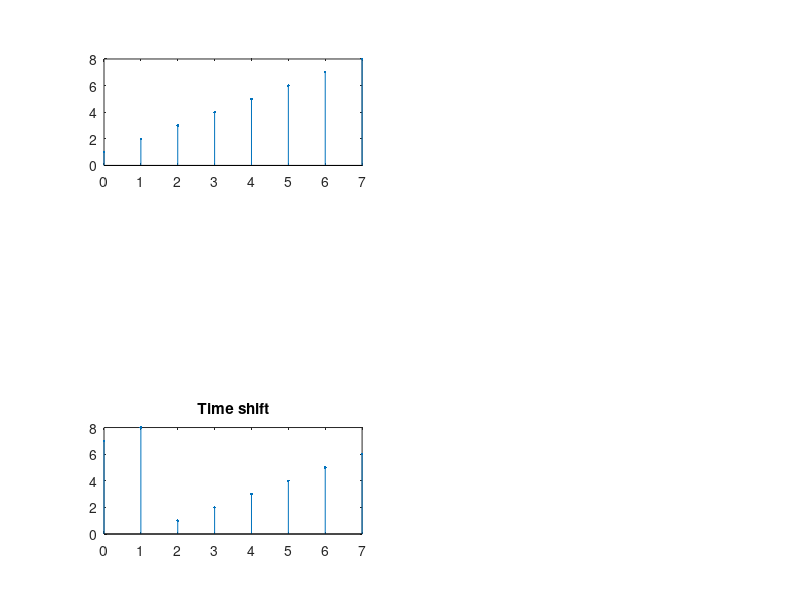

Reproduce this figure in MATLAB.
clc; %... Clear command line
clear all; %... Clear variables
close all; %... Clear figures

%... Discrete Fourier Transform

xInput = [1 2 3 4 5 6 7 8];
nPoint = length(xInput); %... How many point dft
n = 0:nPoint-1; %... Time(n)
xLength = length(xInput);
subplot(3,2,1);
stem(n, xInput, ".");

for k = 0:nPoint-1
  xD(k+1) = 0;
  for n = 0:nPoint-1
    xD(k+1) = xD(k+1)+xInput(n+1)*exp(-1i*2*pi*k*n/nPoint);
  end
end
disp(xD);
%... Time shifting property
m = 2;
for k = 0:nPoint-1
  xD(k+1) = xD(k+1)*exp(-i*2*pi*k*m/nPoint);
end

for k = 0:nPoint-1
  xInv(k+1) = 0;
  for n = 0:nPoint-1
    xInv(k+1) = xInv(k+1)+xD(n+1)*exp(i*2*pi*n*k/nPoint);
  end
  xInv(k+1) = xInv(k+1)/nPoint;
end

%... Ploting shifted Inverse DFT
n = 0:nPoint-1;
subplot(3,2,5);
stem(n, xInv, ".");
axis tight;
title("Time shift");
